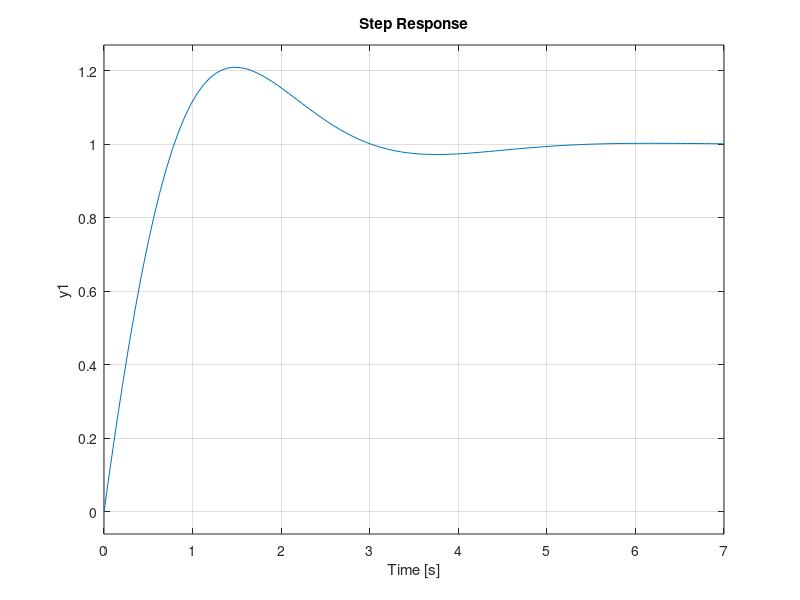
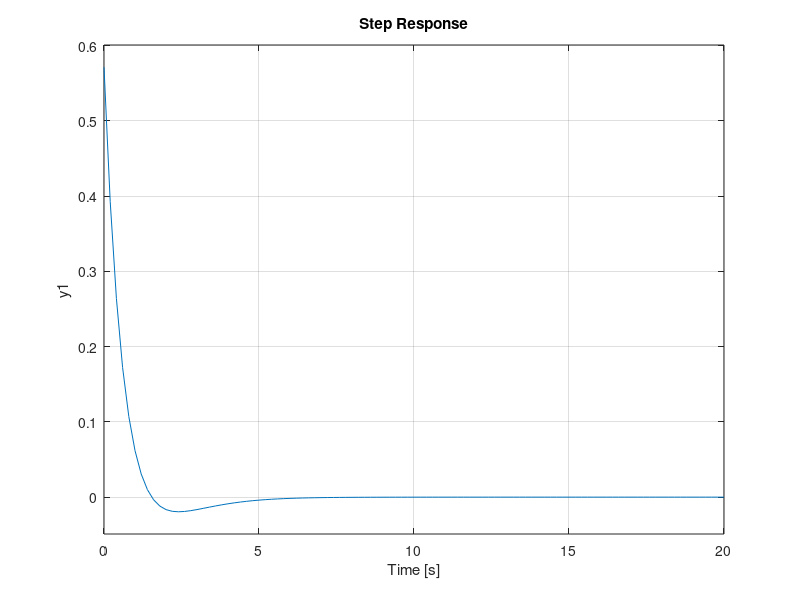

Reproduce these figures in MATLAB, in order.
y = tf(7*[1 2.3277 1.3277],[4 4 1 0 ])   % Transfer function
sys  =feedback(y,1)                      %Feedback system
%rlocus(y)
step(sys)

y1 = tf([2],[2 1])                       %Tank 1 response

new= y1/y                               %Relation b/w Tank 1 and 2
figure();
step(new)